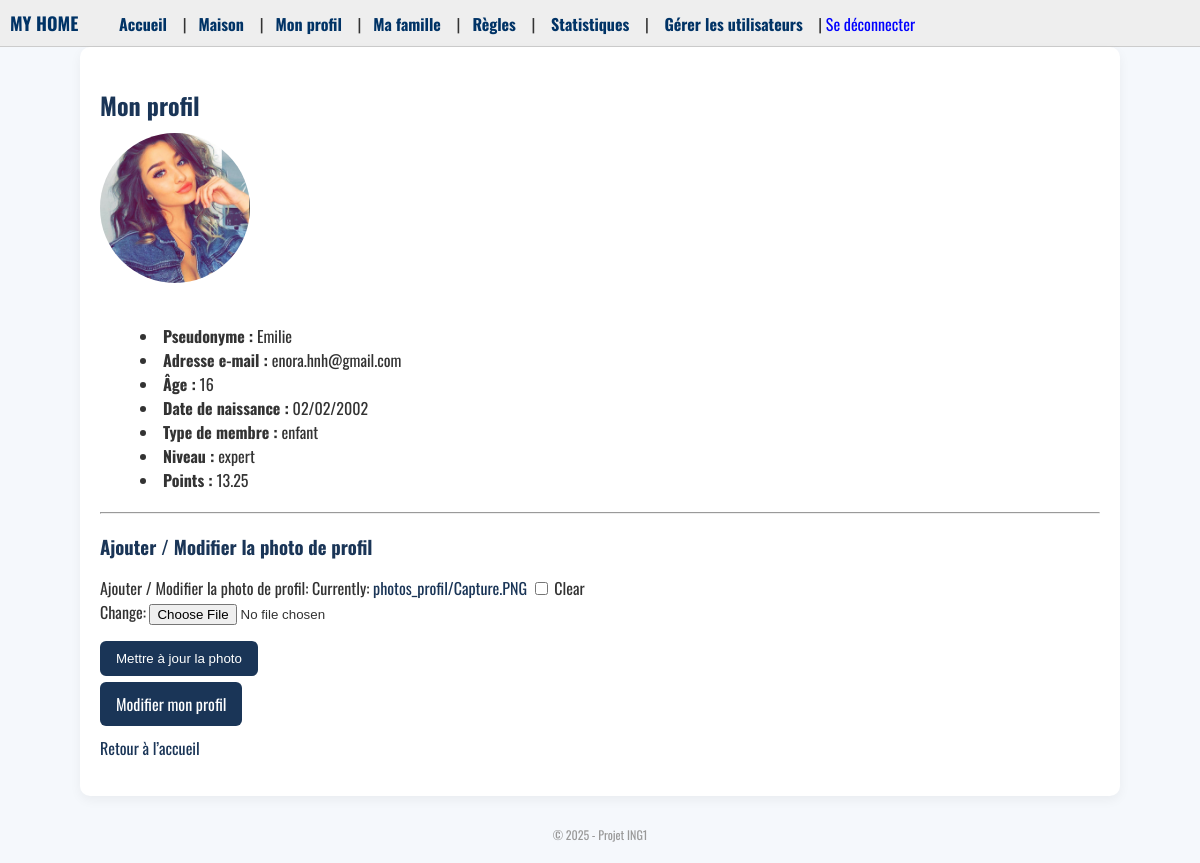
The app's page /profil/ (signed in) with its own data.
### users/models.py (models this page shows, shortened)
class User(AbstractUser):
    age = models.IntegerField(null=True, blank=True)
    birth_date = models.DateField(null=True, blank=True)
    type_membre = models.CharField(max_length=50, null=True, blank=True)
    niveau = models.CharField(max_length=15, default="débutant")
    points = models.FloatField(default=0.0)
    photo = models.ImageField(upload_to='photos_profil/', null=True, blank=True)  #
    est_valide = models.BooleanField(default=False)

### users/views.py (the view)
# urls.py: path('profil/', profil_view, name='profil'),
@login_required
def profil_view(request):
    utilisateur = request.user
    if not utilisateur.is_superuser and not utilisateur.est_valide:
        return render(request, 'en_attente_validation.html')
    form = UpdatePhotoForm(request.POST or None, request.FILES or None, instance=utilisateur)
    if request.method == 'POST' and form.is_valid():
        form.save()
        return redirect('profil')
    return render(request, 'profil.html', {'utilisateur': utilisateur, 'form': form})

### users/forms.py
class UpdatePhotoForm(forms.ModelForm):
    class Meta:
        model = User
        fields = ['photo']
        labels = {
            'photo': "Ajouter / Modifier la photo de profil"
        }

### templates/profil.html (shortened to what this page needs)
{% extends 'base.html' %}
{% block content %}
  <h2>Mon profil</h2>
  {% if utilisateur.photo %}
    <img src="{{ utilisateur.photo.url }}" alt="Photo de profil" style="width: 150px; height: 150px; object-fit: cover; border-radius: 50%; margin-bottom: 20px;">
  {% else %}
    <p><em>Aucune photo de profil</em></p>
  {% endif %}
  <ul>
    <li><strong>Pseudonyme :</strong> {{ utilisateur.username }}</li>
    <li><strong>Adresse e-mail :</strong> {{ utilisateur.email }}</li>
    <li><strong>Âge :</strong> {{ utilisateur.age }}</li>
    <li><strong>Date de naissance :</strong> {{ utilisateur.birth_date|date:"d/m/Y" }}</li>
    <li><strong>Type de membre :</strong> {{ utilisateur.type_membre }}</li>
    <li><strong>Niveau :</strong> {{ utilisateur.niveau }}</li>
    <li><strong>Points :</strong> {{ utilisateur.points }}</li>
  </ul>
  <hr>
  <h3>Ajouter / Modifier la photo de profil</h3>
  <form method="post" enctype="multipart/form-data">
    {{ form.as_p }}
    <button type="submit">Mettre à jour la photo</button>
  </form>
  <p>
    <a href="{% url 'modifier_profil' %}" class="btn btn-secondary">Modifier mon profil</a>
  </p>
  <p style="margin-top: 20px;"><a href="/">Retour à l’accueil</a></p>
{% endblock %}

### static/style.css (style rules this page uses)
body { font-family: 'Oswald', sans-serif; background-color: #F5F8FC; color: #333; margin: 0; padding: 0; }
h1, h2, h3 { color: #1A3557; margin-bottom: 10px; }
a { color: #1A3557; text-decoration: none; }
ul { list-style: disc inside; margin-bottom: 20px; }
button, .btn { background-color: #1A3557; color: white; padding: 10px 16px; border: none; border-radius: 6px; cursor: pointer; transition: background-color 0.2s ease-in-out; }

### records on screen
User: photo (picture), username "Emilie", email "enora.hnh@gmail.com", age "16", birth_date "02/02/2002", type_membre "enfant", niveau "expert", points "13.25"
